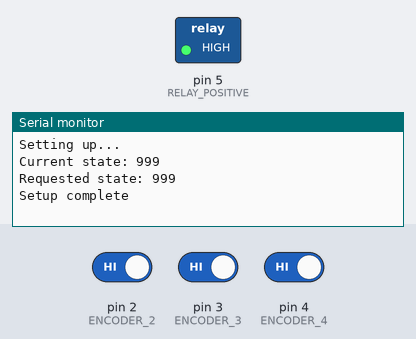
Bench run of a sketch on a simulated Arduino Uno, built with avr-gcc and run on an emulated ATmega328P. Shown: switched loads named in the sketch (green lamp = pin HIGH), the last lines printed to the serial monitor. The test bench sets the inputs (shaded band); at power-on: pin 2 (ENCODER_2) HIGH, pin 3 (ENCODER_3) HIGH, pin 4 (ENCODER_4) HIGH. Pins used as bus, display or sensor lines are not drawn.

Above: at 3.2 s.
3.3 s: pin 2 (ENCODER_2) driven LOW
At 4.2 s:
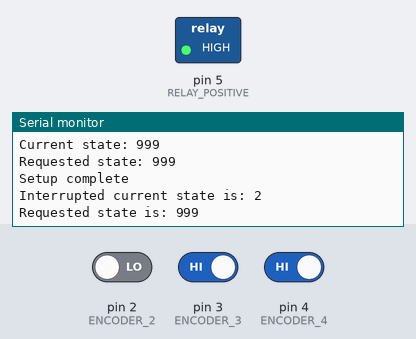
4.8 s: pin 2 (ENCODER_2) driven HIGH
At 5.4 s:
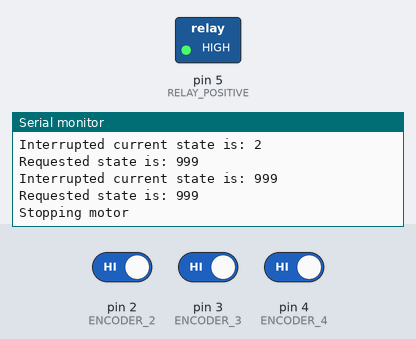

The sketch:

TCaseControl_V2_NO_SWITCH.ino
```cpp
/*
   Implementation of Electric Shift On the Fly (ESOF) NV273F transfer case out of a 2000 Ford F350


   Author: Etienne Gignac-Bouchard, etiennegignac@hotmail.com
   Date: 20 Nov 21


   Hardware:  Arduino
              Relay board (at least 2 relays on it)
              2 x automotive relays


 *********************************************************************
   Inputs/outputs (Check #define section below for pinout)
 *********************************************************************

   Arduino INPUTS:

              DIGITAL
              Encoder pin 1
              Encorer pin 2
              Encoder pin 3
              Encoder pin 4

   Arduino OUTPUTS:

              Output to increase traction (+) i.e. go from 2WD to 4HI to 4LOW
              Output to decrease traction (-) i.e. go from 4LOW to 4HI to 2WD
   TODO: new version to add input from dash switch
*/


#define LOG 1 //All the verbose in the serial console
#define DEBUG_PIN_STATUS_ON_INTERRUPT 0

// Little debug trick to strip the code of debug statement at compile time
#if LOG == 1
#define debug(x) Serial.print(x)
#define debugln(x) Serial.println(x)

#else
#define debug(x)
#define debugln(x)
#endif

//Pinout
#define ENCODER_1 1
#define ENCODER_2 2
#define ENCODER_3 3
#define ENCODER_4 4

#define RELAY_POSITIVE 5 //pin that controls the relay that moves the motor to positive traction
#define RELAY_NEGATIVE 0 //pin that controls the relay that moves the motor to negative traction

//States
#define TRANSITION 0
#define _2WD 1
#define _4HI 2
#define _4LOW 3
#define IMPOSSIBLE 999

//Direction of movement
// POSITIVE = More traction (From 2WD to 4HI to 4LOW)
// NEGATIVE = Less traction (From 4LOW to 4HI to 2WD)
#define STOPPED 0
#define POSITIVE 1
#define NEGATIVE 2

//Global variables
int currentState = IMPOSSIBLE;
int requestedState = IMPOSSIBLE;
int directionOfMovement = 0;
bool isMotorMoving = false;


/******************************************************************

   Arduino setup

 *****************************************************************/
void setup()
{
  delay(1000);//Seems to be necessary for the MKR1010 to play nice with the console
#if LOG == 1
  Serial.begin(115200);
  delay(1000);//Seems to be necessary for the MKR1010 to play nice with the console
  debugln("Setting up...");
#endif

  //All encoder pins as input pulled up
  pinMode(ENCODER_1, INPUT_PULLUP);
  pinMode(ENCODER_2, INPUT_PULLUP);
  pinMode(ENCODER_3, INPUT_PULLUP);
  pinMode(ENCODER_4, INPUT_PULLUP);

  //Outputs to relays
  pinMode(RELAY_POSITIVE, OUTPUT);
  pinMode(RELAY_NEGATIVE, OUTPUT);

  //Make sure motor is not running (for the relay board, HIGH is OFF)
  digitalWrite(RELAY_POSITIVE, HIGH);
  digitalWrite(RELAY_NEGATIVE, HIGH);

  //Each encoder pin needs an interrupt so we can detect any change
  attachInterrupt(digitalPinToInterrupt(1), intDetected, CHANGE);
  attachInterrupt(digitalPinToInterrupt(2), intDetected, CHANGE);
  attachInterrupt(digitalPinToInterrupt(3), intDetected, CHANGE);
  attachInterrupt(digitalPinToInterrupt(4), intDetected, CHANGE);

  //We just booted up, read current state and requested state
  currentState = getCurrentState();
  requestedState = getRequestedState();

#if LOG == 1

  debug("Current state: ");
  debugln(getCurrentState());

  debug("Requested state: ");
  debugln(getRequestedState());

#if DEBUG_PIN_STATUS_ON_INTERRUPT == 1
  intDetected();
#endif

  debugln("Setup complete");
#endif
}

/******************************************************************

   Interrupt routine when encode state changes

 *****************************************************************/
void intDetected()
{
  //First thing we do is turn off motor to re-evaluate where we are
  //stopMotor();

  //Update what our currentstate is
  currentState = getCurrentState();

#if LOG == 1
  debug("Interrupted current state is: ");
  debugln(currentState);
  debug("Requested state is: ");
  debugln(requestedState);
#endif
  //  */

#if DEBUG_PIN_STATUS_ON_INTERRUPT == 1
  debugln("Pin 1:");
  debugln(digitalRead(1));

  debugln("Pin 2:");
  debugln(digitalRead(2));

  debugln("Pin 3:");
  debugln(digitalRead(3));

  debugln("Pin 4:");
  debugln(digitalRead(4));
#endif


  if(currentState != requestedState) // we are not at thre right spot
  {
    //Keep going (don't touch direction of rotation)
    moveMotor();
  }

  else //we are here, stop motor
  {
    stopMotor();
  }

  //Set direction of movement based on where are are and where we want to go
  /*if (requestedState > currentState)
  {
    directionOfMovement = POSITIVE;
    moveMotor();
  }
  else if (requestedState < currentState)
  {
    directionOfMovement = NEGATIVE;
    moveMotor();
  }
  else //we are at the right state
  {
    directionOfMovement = STOPPED;
    //currentState = requestedState;
  }*/
}

/******************************************************************

   getCurrentState() return the current state as an int
   TRANSITION = 0
   _2WD = 1
   _4HI = 2
   _4LOW = 3
   IMPOSSIBLE = 999 (eveything else)

 *****************************************************************/
int getCurrentState()
{
  //Reads digital pins and returns the state
  if (digitalRead(1) == 1 && digitalRead(2) == 0 && digitalRead(3) == 0 && digitalRead(4) == 0)
  {
    return TRANSITION; //1000
  }

  else if (digitalRead(1) == 0 && digitalRead(2) == 0 && digitalRead(3) == 1 && digitalRead(4) == 0)
  {
    return _2WD; //0010
  }
  else if (digitalRead(1) == 0 && digitalRead(2) == 0 && digitalRead(3) == 1 && digitalRead(4) == 1)
  {
    return _2WD;//0011, this is is with the motor at the very end of its travel
  }
  else if (digitalRead(1) == 0 && digitalRead(2) == 1 && digitalRead(3) == 1 && digitalRead(4) == 1)
  {
    return _2WD;//0111, this is is with the motor at the very end of its travel
  }

  else if (digitalRead(1) == 1 && digitalRead(2) == 0 && digitalRead(3) == 1 && digitalRead(4) == 0)
  {
    return _4HI; //1010
  }
  else if (digitalRead(1) == 1 && digitalRead(2) == 0 && digitalRead(3) == 1 && digitalRead(4) == 1)
  {
    return _4HI; //1011
  }
  else if (digitalRead(1) == 1 && digitalRead(2) == 0 && digitalRead(3) == 0 && digitalRead(4) == 1)
  {
    return _4HI; //1001
  }

  else if (digitalRead(1) == 1 && digitalRead(2) == 1 && digitalRead(3) == 0 && digitalRead(4) == 0)
  {
    return _4LOW; //1100
  }
  else if (digitalRead(1) == 1 && digitalRead(2) == 1 && digitalRead(3) == 0 && digitalRead(4) == 1)
  {
    return _4LOW; //1101
  }

  else
  {
    return 999; //impossible state
  }

}


/******************************************************************

   getRequestedState() returns the requested state based on dash switch position
   TRANSITION = 0
   _2WD = 1
   _4HI = 2
   _4LOW = 3
   IMPOSSIBLE = 999 (eveything else)

 *****************************************************************/
int getRequestedState()
{
  //TODO: Implement this to read the dash switch value, probably based on interrupts that call this

  //Temporarily: ask an int from the console...no error checking implemented

  if (Serial.available())
  {
    int incomingByte = Serial.read();
    requestedState = incomingByte - '0';

    //Flush rest of buffer
    while (Serial.read() >= 0);

    return requestedState;
  }

  else
    return currentState;
}


/******************************************************************

   moveMotor(): called after we figured out that we are not at the right place and know which way we need to go

 *****************************************************************/
void moveMotor()
{
  //We are moving...
  isMotorMoving = true;

  if (directionOfMovement == POSITIVE)
  {
    //Turn on POSITIVE relay
#if LOG == 1
    debugln("Turning on motor positive");
#endif
    digitalWrite(RELAY_POSITIVE, LOW); //For the relay board, LOW is ON
  }
  else if (directionOfMovement == NEGATIVE)
  {
    //turn on NEGATIVE relay
#if LOG == 1
    debugln("Turning on motor negative");
#endif
    digitalWrite(RELAY_NEGATIVE, LOW); //For the relay board, LOW is ON
  }
}

/******************************************************************

   stopMotor(): stops everything regardless of which way we are going

 *****************************************************************/
void stopMotor()
{
#if LOG == 1
  debugln("Stopping motor");
#endif

  //Stoppping
  isMotorMoving = false;

  digitalWrite(RELAY_POSITIVE, HIGH); //For relay board, HIGH is OFF
  digitalWrite(RELAY_NEGATIVE, HIGH); //For relay board, HIGH is OFF
}


/******************************************************************

   Ardiono main loop

 *****************************************************************/
void setNewRequestedStateNoSwitch()
{
  requestedState++; //go from 2WD to 4HI to 4 LOW

  if(requestedState > 3) // if we are past 4LOW, go back to 2WD
  {
    requestedState = 1;
  }

}

/******************************************************************

   Ardiono main loop

 *****************************************************************/
void loop()
{
  //while(1); //Pause everything for debug purposes
#if LOG == 1
  /*debug("Current state is ");

    switch(currentState)
    {
    case TRANSITION:
    debugln("Transitioning...");
    break;

    case _2WD:
    debugln("2WD");
    break;

    case _4HI:
    debugln("4HI");
    break;

    case _4LOW:
    debugln("4LOW");
    break;

    case IMPOSSIBLE:
    debugln("Impossible.");
    break;
    }*/
#endif

  if (currentState == requestedState) //Temporary while I don't have the switch
  {
    //delay a bit
    delay(10000);

    setNewRequestedStateNoSwitch(); // Set new requested state

  }

  //If we are not at the right State (and we are not on our way there (motor not moving))
  else if (currentState != requestedState && currentState != IMPOSSIBLE && requestedState != IMPOSSIBLE && !isMotorMoving)
  {
    //We need to change something
#if LOG == 1
    debugln("New state requested");
    debug("Current state: ");
    debugln(currentState);
    debug("Request state: ");
    debugln(requestedState);
#endif

    //Set direction of movement based on where are are and where we want to go
    if (requestedState > currentState)
    {
      directionOfMovement = POSITIVE;
    }
    else
    {
      directionOfMovement = NEGATIVE;
    }
    //currentState = requestedState;
    moveMotor();
  }
}
```

Measured:
- after the input at 3.3 s, the serial monitor: prints a new line at once (image 1)
- after the input at 4.8 s, the serial monitor: prints a new line at once (image 2)
